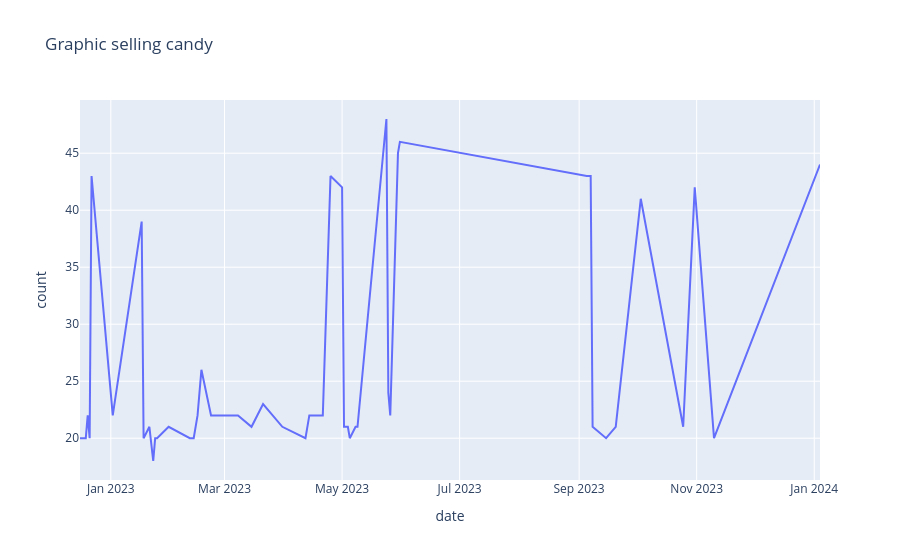

The notebook cell saved with this chart:
### Code cell
px.line(df2,x='date',y='count',title="Graphic selling candy")

### Figure 1 — Plotly figure (JSON) as saved in the notebook; plotly's stock layout.template omitted (floating-point values rounded to 4 significant figures)
{"data": [{"hovertemplate": "date=%{x}<br>count=%{y}<extra></extra>", "legendgroup": "", "line": {"color": "#636efa", "dash": "solid"}, "marker": {"symbol": "circle"}, "mode": "lines", "name": "", "orientation": "v", "showlegend": false, "type": "scatter", "x": ["2022-12-16T00:00:00", "2022-12-19T00:00:00", "2022-12-20T00:00:00", "2022-12-21T00:00:00", "2022-12-22T00:00:00", "2023-01-02T00:00:00", "2023-01-17T00:00:00", "2023-01-18T00:00:00", "2023-01-21T00:00:00", "2023-01-23T00:00:00", "2023-01-24T00:00:00", "2023-01-25T00:00:00", "2023-01-31T00:00:00", "2023-02-11T00:00:00", "2023-02-13T00:00:00", "2023-02-15T00:00:00", "2023-02-17T00:00:00", "2023-02-22T00:00:00", "2023-03-07T00:00:00", "2023-03-08T00:00:00", "2023-03-15T00:00:00", "2023-03-21T00:00:00", "2023-03-31T00:00:00", "2023-04-12T00:00:00", "2023-04-14T00:00:00", "2023-04-21T00:00:00", "2023-04-25T00:00:00", "2023-05-01T00:00:00", "2023-05-02T00:00:00", "2023-05-04T00:00:00", "2023-05-05T00:00:00", "2023-05-08T00:00:00", "2023-05-09T00:00:00", "2023-05-24T00:00:00", "2023-05-25T00:00:00", "2023-05-26T00:00:00", "2023-05-30T00:00:00", "2023-05-31T00:00:00", "2023-09-05T00:00:00", "2023-09-07T00:00:00", "2023-09-08T00:00:00", "2023-09-15T00:00:00", "2023-09-20T00:00:00", "2023-10-03T00:00:00", "2023-10-25T00:00:00", "2023-10-31T00:00:00", "2023-11-10T00:00:00", "2024-01-04T00:00:00"], "xaxis": "x", "y": [20, 20, 22, 20, 43, 22, 39, 20, 21, 18, 20, 20, 21, 20, 20, 22, 26, 22, 22, 22, 21, 23, 21, 20, 22, 22, 43, 42, 21, 21, 20, 21, 21, 48, 24, 22, 45, 46, 43, 43, 21, 20, 21, 41, 21, 42, 20, 44], "yaxis": "y"}], "layout": {"legend": {"tracegroupgap": 0}, "title": {"text": "Graphic selling candy"}, "xaxis": {"anchor": "y", "domain": [0, 1], "title": {"text": "date"}}, "yaxis": {"anchor": "x", "domain": [0, 1], "title": {"text": "count"}}}}
